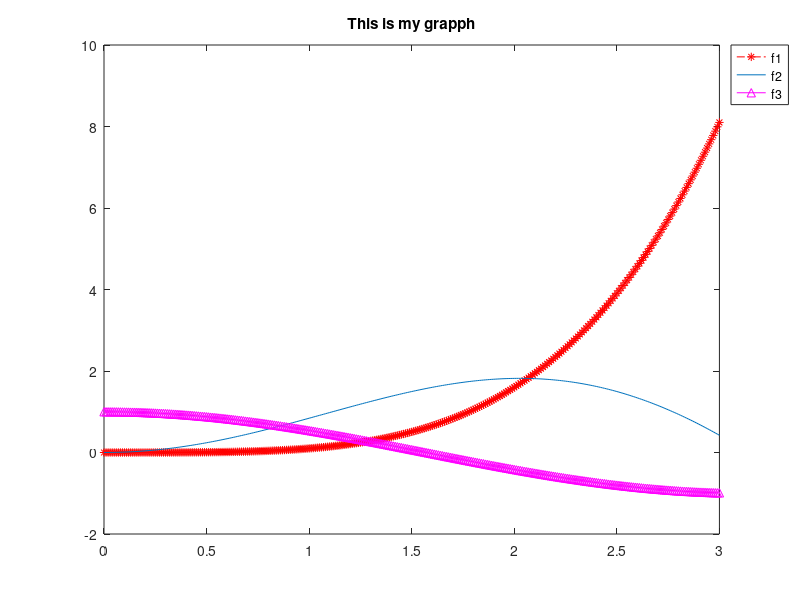

Here is the MATLAB script that generated this plot:
x=0:0.01:3;%simulate continuity
y1=x.^4/10;
y2=x.*sin(x);
y3=cos(x);
plot(x,y1,'r*-.',x,y2,x,y3,'m^-')
%after plot
title('This is my grapph')
legend('f1','f2','f3','Location','NorthEastOutside')